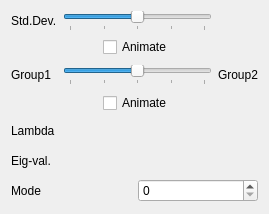
             <widget class="QWidget" name="pcaTab">
              <attribute name="title">
               <string>PCA</string>
              </attribute>
              <layout class="QVBoxLayout" name="verticalLayout_8">
               <item>
                <layout class="QGridLayout" name="pcaGridLayout">
                 <item row="0" column="0">
                  <widget class="QLabel" name="label_10">
                   <property name="text">
                    <string>Std.Dev.</string>
                   </property>
                  </widget>
                 </item>
                 <item row="0" column="1">
                  <widget class="QSlider" name="pcaSlider">
                   <property name="minimum">
                    <number>-20</number>
                   </property>
                   <property name="maximum">
                    <number>20</number>
                   </property>
                   <property name="orientation">
                    <enum>Qt::Horizontal</enum>
                   </property>
                   <property name="tickPosition">
                    <enum>QSlider::TicksBelow</enum>
                   </property>
                   <property name="tickInterval">
                    <number>10</number>
                   </property>
                  </widget>
                 </item>
                 <item row="0" column="2">
                  <widget class="QLabel" name="pcaValueLabel">
                   <property name="minimumSize">
                    <size>
                     <width>35</width>
                     <height>0</height>
                    </size>
                   </property>
                   <property name="text">
                    <string/>
                   </property>
                  </widget>
                 </item>
                 <item row="2" column="0">
                  <widget class="QLabel" name="pcaGroup1Label">
                   <property name="minimumSize">
                    <size>
                     <width>0</width>
                     <height>24</height>
                    </size>
                   </property>
                   <property name="text">
                    <string>Group1</string>
                   </property>
                  </widget>
                 </item>
                 <item row="2" column="1">
                  <widget class="QSlider" name="pcaGroupSlider">
                   <property name="minimum">
                    <number>0</number>
                   </property>
                   <property name="maximum">
                    <number>20</number>
                   </property>
                   <property name="value">
                    <number>10</number>
                   </property>
                   <property name="orientation">
                    <enum>Qt::Horizontal</enum>
                   </property>
                   <property name="tickPosition">
                    <enum>QSlider::TicksBelow</enum>
                   </property>
                   <property name="tickInterval">
                    <number>5</number>
                   </property>
                  </widget>
                 </item>
                 <item row="2" column="2">
                  <widget class="QLabel" name="pcaGroup2Label">
                   <property name="text">
                    <string>Group2</string>
                   </property>
                  </widget>
                 </item>
                 <item row="1" column="1">
                  <widget class="QWidget" name="widget_23" native="true">
                   <layout class="QHBoxLayout" name="horizontalLayout_7">
                    <property name="spacing">
                     <number>0</number>
                    </property>
                    <property name="leftMargin">
                     <number>0</number>
                    </property>
                    <property name="topMargin">
                     <number>0</number>
                    </property>
                    <property name="rightMargin">
                     <number>0</number>
                    </property>
                    <property name="bottomMargin">
                     <number>0</number>
                    </property>
                    <item>
                     <spacer name="horizontalSpacer_3">
                      <property name="orientation">
                       <enum>Qt::Horizontal</enum>
                      </property>
                      <property name="sizeHint" stdset="0">
                       <size>
                        <width>40</width>
                        <height>20</height>
                       </size>
                      </property>
                     </spacer>
                    </item>
                    <item>
                     <widget class="QCheckBox" name="pcaAnimateCheckBox">
                      <property name="text">
                       <string>Animate</string>
                      </property>
                     </widget>
                    </item>
                    <item>
                     <spacer name="horizontalSpacer_4">
                      <property name="orientation">
                       <enum>Qt::Horizontal</enum>
                      </property>
                      <property name="sizeHint" stdset="0">
                       <size>
                        <width>40</width>
                        <height>20</height>
                       </size>
                      </property>
                     </spacer>
                    </item>
                   </layout>
                  </widget>
                 </item>
                 <item row="3" column="1">
                  <widget class="QWidget" name="widget_25" native="true">
                   <layout class="QHBoxLayout" name="horizontalLayout_9">
                    <property name="spacing">
                     <number>0</number>
                    </property>
                    <property name="leftMargin">
                     <number>0</number>
                    </property>
                    <property name="topMargin">
                     <number>0</number>
                    </property>
                    <property name="rightMargin">
                     <number>0</number>
                    </property>
                    <property name="bottomMargin">
                     <number>0</number>
                    </property>
                    <item>
                     <spacer name="horizontalSpacer_7">
                      <property name="orientation">
                       <enum>Qt::Horizontal</enum>
                      </property>
                      <property name="sizeHint" stdset="0">
                       <size>
                        <width>40</width>
                        <height>20</height>
                       </size>
                      </property>
                     </spacer>
                    </item>
                    <item>
                     <widget class="QCheckBox" name="pcaGroupAnimateCheckBox">
                      <property name="text">
                       <string>Animate</string>
                      </property>
                     </widget>
                    </item>
                    <item>
                     <spacer name="horizontalSpacer_8">
                      <property name="orientation">
                       <enum>Qt::Horizontal</enum>
                      </property>
                      <property name="sizeHint" stdset="0">
                       <size>
                        <width>40</width>
                        <height>20</height>
                       </size>
                      </property>
                     </spacer>
                    </item>
                   </layout>
                  </widget>
                 </item>
                </layout>
               </item>
               <item>
                <layout class="QGridLayout" name="gridLayout_3">
                 <property name="verticalSpacing">
                  <number>6</number>
                 </property>
                 <item row="1" column="0">
                  <widget class="QLabel" name="label_4">
                   <property name="minimumSize">
                    <size>
                     <width>0</width>
                     <height>24</height>
                    </size>
                   </property>
                   <property name="text">
                    <string>Eig-val.</string>
                   </property>
                  </widget>
                 </item>
                 <item row="1" column="1">
                  <widget class="QLabel" name="pcaEigenValueLabel">
                   <property name="text">
                    <string/>
                   </property>
                  </widget>
                 </item>
                 <item row="0" column="0">
                  <widget class="QLabel" name="label_5">
                   <property name="minimumSize">
                    <size>
                     <width>0</width>
                     <height>24</height>
                    </size>
                   </property>
                   <property name="text">
                    <string>Lambda</string>
                   </property>
                  </widget>
                 </item>
                 <item row="0" column="1">
                  <widget class="QLabel" name="pcaLambdaLabel">
                   <property name="text">
                    <string/>
                   </property>
                  </widget>
                 </item>
                </layout>
               </item>
               <item>
                <layout class="QHBoxLayout" name="horizontalLayout_5">
                 <item>
                  <widget class="QLabel" name="label_6">
                   <property name="minimumSize">
                    <size>
                     <width>0</width>
                     <height>24</height>
                    </size>
                   </property>
                   <property name="text">
                    <string>Mode</string>
                   </property>
                  </widget>
                 </item>
                 <item>
                  <widget class="QSpinBox" name="pcaModeSpinBox">
                   <property name="maximum">
                    <number>500</number>
                   </property>
                  </widget>
                 </item>
                </layout>
               </item>
              </layout>
             </widget>
